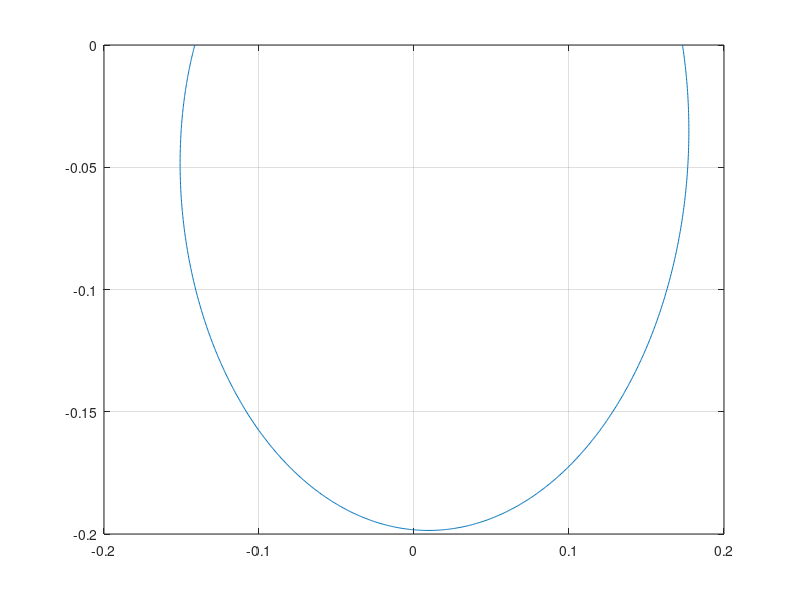

The MATLAB source for this figure:
clear
clc
close all

l1 = 0.165;
l2 = 0.2;
    
% Calculate trajectory
q1d = linspace(0, pi, 1000);
q2d = linspace(3*pi/4, 7*pi/6, 1000);
xd = l2.*cos(q1d).*cos(q2d);
yd = l2.*sin(q1d).*cos(q2d);
zd = l1+l2.*sin(q2d);

% % Inverse kinematics
% q1 = zeros(1, 1000);
% q2 = zeros(1, 1000);
% [q1(1), q2(1)] = inverse_kinematics(xd(1), yd(1), zd(1), 0);
% for i=2:1000
%    [q1(i), q2(i)] = inverse_kinematics(xd(i), yd(i), zd(i), q1(i-1));
% end
% 
% % Forward kinematics:
% x = l2.*cos(q1).*cos(q2);
% y = l2.*sin(q1).*cos(q2);
% z = l1 + l2.*sin(q2);

% Plot trajectory
plot(xd, yd);
% hold on;
% plot3(x, y, z, 'r');
grid on;
